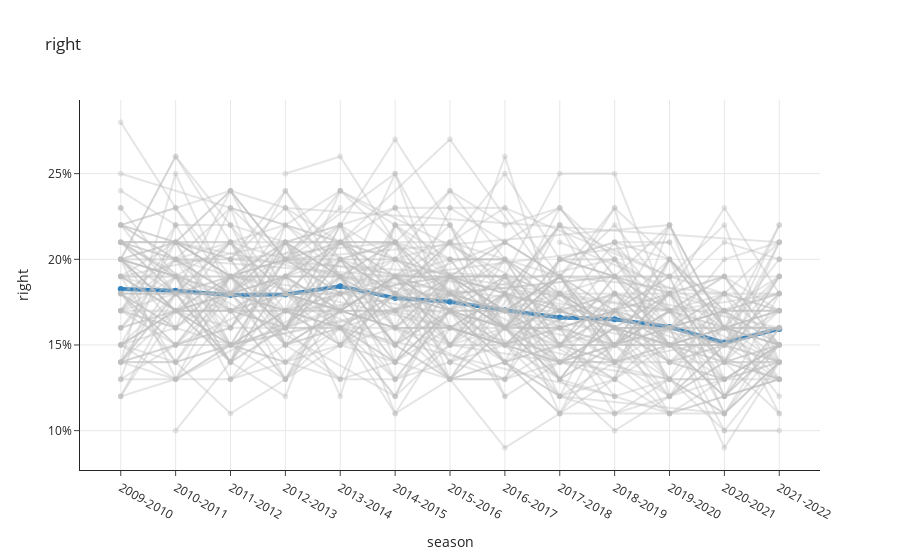

Write notebook code for a chart like this one.
### Markdown cell above
### Test direction plot

### Code cell
fig = px.line(df[df["for_or_against"] == "for"], x="season", y="right", color="team", title="right", markers=True)

fig.update_traces(
    opacity=0.4,
    line_color='rgb(189,189,189)'
)

mean = df.groupby("season")["right"].mean()
fig.add_trace(go.Scatter(
    x=mean.index,
    y=mean.values,
    line=dict(
        width=4,
        color="rgb(49,130,189)"
    ),
    name="Average"
))

fig.update_layout(
    yaxis = dict(
        tickformat=".0%",
        showgrid=True
    ), 
    xaxis = dict(
        tickvals = [i for i in range(2009, 2022)],
        ticktext = ["2009-2010", "2010-2011", "2011-2012", "2012-2013", "2013-2014", "2014-2015", "2015-2016", "2016-2017", "2017-2018", "2018-2019", "2019-2020", "2020-2021", "2021-2022"],
        showgrid=True
    ),
    showlegend=False
)
